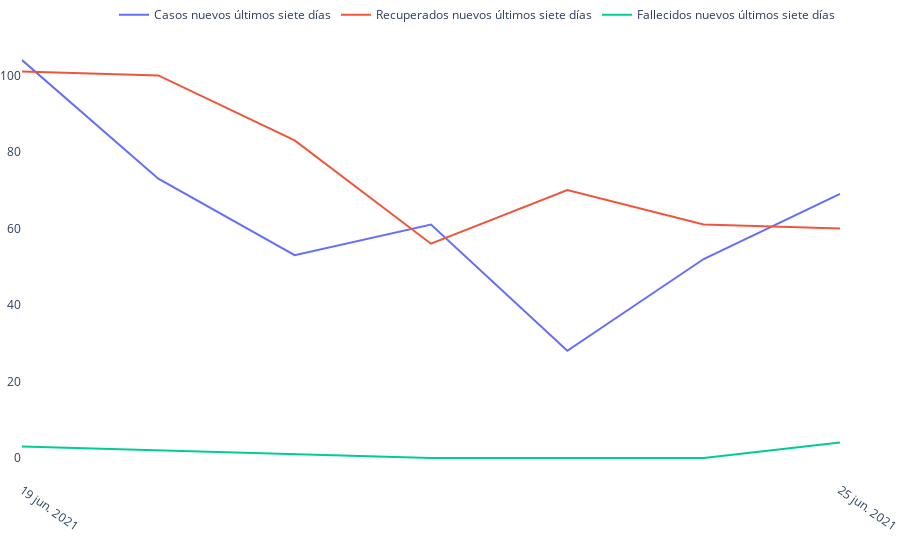
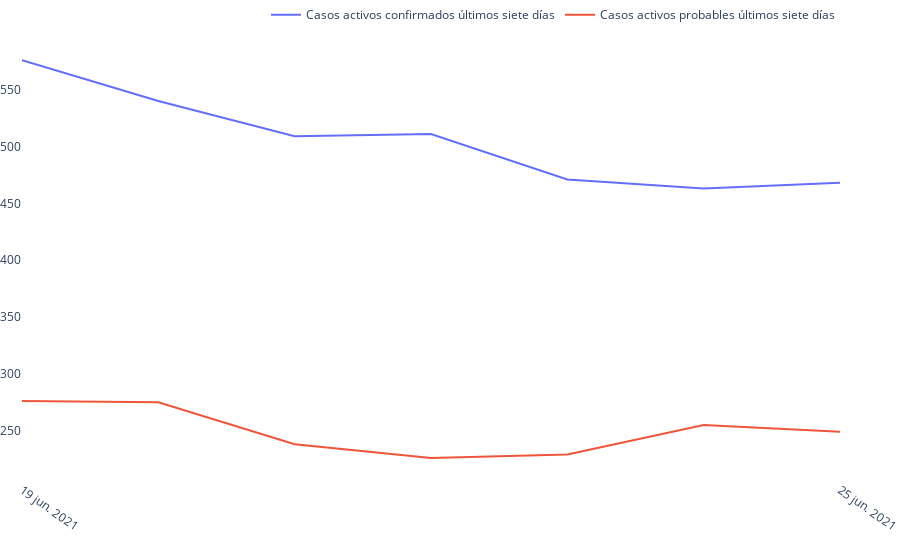
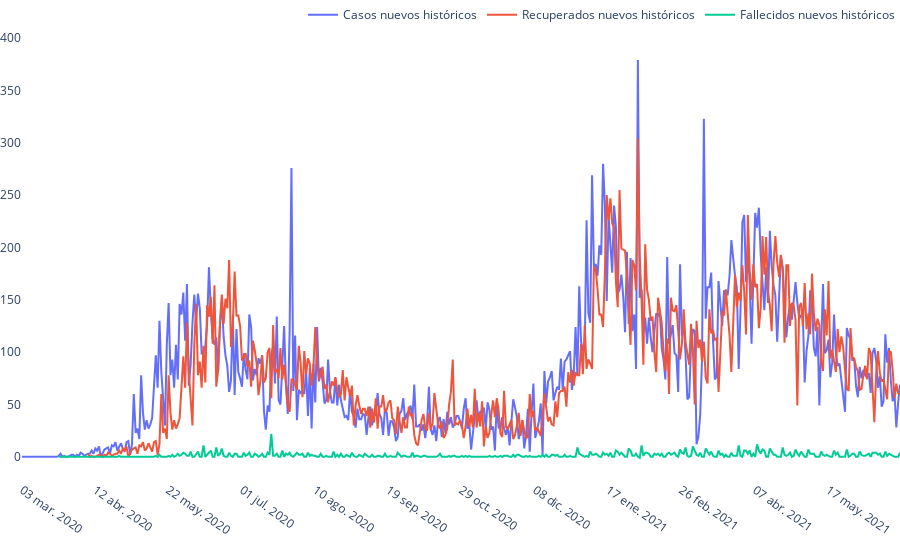
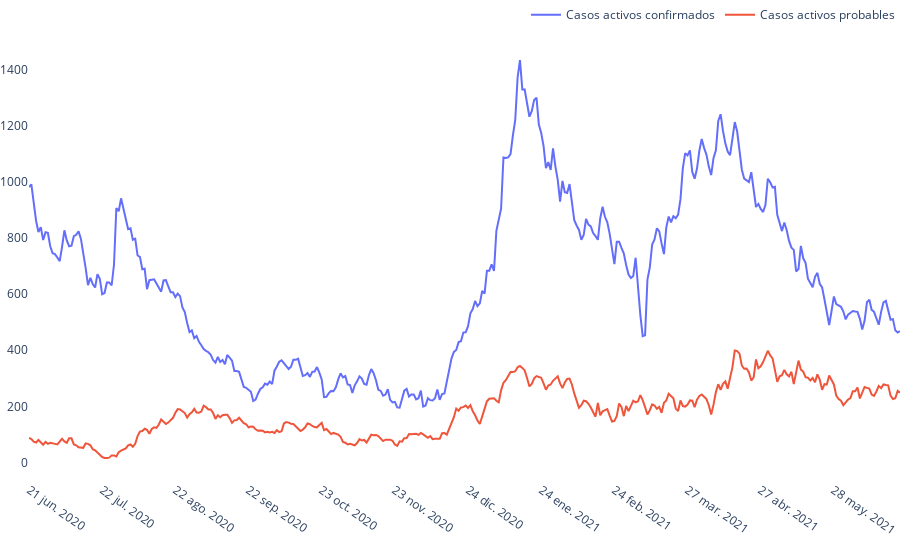

The notebook cell these images were saved under, in order:
### Markdown cell above
### Automatizando salida de gráficos

A continuación, se desarrolla un código que recorre cada uno de los archivos .CSV que generamos en el primer notebook, del cual, realiza una "especie" de resumen de los estadísticos, visualiza los datos en un gráfico en Plot.ly y culmina con información adicional sobre:

- Descarga de los datos (solo funciona al presionar desde el libro publicado, no desde el notebook).

- La fecha de inicio y fin del gráfico.

### Code cell
x = 0
### Título y otras cosas
display(Markdown('<h2 style="font-size:60px;">REPORTE DIARIO</h2>'))
display(Markdown('<h3 style="font-size:20px;">Región de Tarapacá, {}</h3>'.format(data[0].last_valid_index().strftime('%d de %B de %Y'))))

### Recorremos el vector que almacena los DataFrames, uno a uno
for dataframe in data:
    
    ### Para guardar el número del gráfico (un poco ordinario el método, lo sé)
    
    x += 1
    
    ### Definimos una nueva figura
    
    fig = go.Figure(layout=layout)
    
    ### Algunos datos y título
    
    display(Markdown('<h3> Gráfico {}</h3>'.format(x)))
    display(Markdown('El gráfico contiene las siguientes **columnas**: '))
    
    ### Recorremos cada una de las columnas del DataFrame anterior
    
    for col in dataframe.columns:
        
        ### Vector de fechas desde primer y último dato válido por cada columna
        
        index = dataframe[col].first_valid_index()
        index_ = dataframe[col].last_valid_index()
            
        ### DataFrame según filtro de primer dato válido
        
        _df = dataframe[index:]
            
        ### Índice de DataFrame según filtro anterior
            
        fecha = dataframe[index:].index
    
        ### Columna específica
        
        _col = dataframe[index:][col]
        
        ### Añadimos un trazado por cada columna, conectamos los valores para no tener discontinuidad y
        ### suavizamos por interpolación spline
        
        fig.add_trace(go.Scatter(x=_df.index.strftime('%d %b %Y'),
                                 y=_col,
                    mode='lines',
                    name=col,
                    connectgaps=True,
                    line_shape='linear',
                    hovertemplate =
                    '<b>{}</b>: '.format(col) + '%{y:.2f}'+'<br><b>Fecha</b>: %{x}<br>' + "<extra></extra>"))
        
        ### Para colocar en 35° las etiquetas del eje X, con el número de etiquetas proporcional al número de meses
        ### desde el primer dato válido
        
        fig.update_layout(xaxis = go.layout.XAxis(tickangle = 35,
                                                  nticks=len(_df.index.month.unique())))
        ### Más datos
        
        display(Markdown(' - <b>{}</b>.'.format(col)))
        display(Markdown("""El mayor valor es de **{}**, registrado el {}. 
        Asimismo, la mediana es de **{}**.
        Respecto a la dispersión de los datos, la desviación estándar es del **{}**. """
                         .format(dataframe[col].max(), dataframe[dataframe[col] == dataframe[col].max()].index[0].strftime('%d de %B de %Y'),
                                 round(dataframe[col].median(), 2), round(dataframe[col].std(), 2))))
        display(Markdown('> El valor en base al último reporte diario o epidemiológico ({}) es de **{}**.'.format(dataframe[index_:].index[0].strftime('%d de %B de %Y'), dataframe[col][index_])))
    
    ### Mostramos la figura procesada en el ciclo anterior y otros datos. Añadimos espaciado
    display(Markdown('<h4>Visualización del gráfico {}</h4> <br> El gráfico, visualizado en <a href="https://plotly.com/python/">Plot.ly</a>: <br>'.format(x)))
    fig.show(config=config)
    
    ### Exportamos el gráfico a HTML
    fig.write_html("..//..//out//site//graph//data{}.html".format(x), config=config)
    
    
    display(Markdown("""> **Notas**: 
    <br> - El gráfico **inicia en el {}** y **termina el {}** en base a los datos disponibles.
    <br> - Para aislar una curva, presionar en el nombre o color en la leyenda. 
    <br> - Para remover una curva, seguir instrucción anterior, con la diferencia de presionar dos veces.""".format(\
                    _df.index[0].strftime('%d de %B de %Y'),
                    dataframe[index_:].index[0].strftime('%d de %B de %Y'))))
    display(Markdown('<h4>Información adicional sobre el gráfico {}</h4> <br>'.format(x)))
    display(Markdown(
    """<br>El **gráfico {}** utilizó los datos procesados en <a href="https://raw.githubusercontent.com/pandemiaventana/pandemiaventana/main/out/site/csv/data{}.csv">data{}.csv</a>.
    La tabla de datos resumida:""".format(x, x, x, x)))
    display(dataframe)

### Figure 1 — Plotly figure (JSON) as saved in the notebook; plotly's stock layout.template omitted (floating-point values rounded to 4 significant figures)
{"data": [{"connectgaps": true, "hovertemplate": "<b>Casos nuevos últimos siete días</b>: %{y:.2f}<br><b>Fecha</b>: %{x}<br><extra></extra>", "line": {"shape": "linear"}, "mode": "lines", "name": "Casos nuevos últimos siete días", "type": "scatter", "x": ["19 jun. 2021", "20 jun. 2021", "21 jun. 2021", "22 jun. 2021", "23 jun. 2021", "24 jun. 2021", "25 jun. 2021"], "y": [104, 73, 53, 61, 28, 52, 69]}, {"connectgaps": true, "hovertemplate": "<b>Recuperados nuevos últimos siete días</b>: %{y:.2f}<br><b>Fecha</b>: %{x}<br><extra></extra>", "line": {"shape": "linear"}, "mode": "lines", "name": "Recuperados nuevos últimos siete días", "type": "scatter", "x": ["19 jun. 2021", "20 jun. 2021", "21 jun. 2021", "22 jun. 2021", "23 jun. 2021", "24 jun. 2021", "25 jun. 2021"], "y": [101, 100, 83, 56, 70, 61, 60]}, {"connectgaps": true, "hovertemplate": "<b>Fallecidos nuevos últimos siete días</b>: %{y:.2f}<br><b>Fecha</b>: %{x}<br><extra></extra>", "line": {"shape": "linear"}, "mode": "lines", "name": "Fallecidos nuevos últimos siete días", "type": "scatter", "x": ["19 jun. 2021", "20 jun. 2021", "21 jun. 2021", "22 jun. 2021", "23 jun. 2021", "24 jun. 2021", "25 jun. 2021"], "y": [3, 2, 1, 0, 0, 0, 4]}], "layout": {"autosize": true, "dragmode": false, "legend": {"itemclick": "toggleothers", "itemdoubleclick": "toggle", "orientation": "h", "x": 1, "xanchor": "right", "y": 1.02, "yanchor": "bottom"}, "margin": {"autoexpand": true, "l": 0, "r": 0, "t": 0}, "paper_bgcolor": "rgba(0,0,0,0)", "plot_bgcolor": "rgba(0,0,0,0)", "showlegend": true, "xaxis": {"nticks": 1, "tickangle": 35}, "yaxis": {"showgrid": true, "showticklabels": true}}}

### Figure 2 — Plotly figure (JSON) as saved in the notebook; plotly's stock layout.template omitted (floating-point values rounded to 4 significant figures)
{"data": [{"connectgaps": true, "hovertemplate": "<b>Casos activos confirmados últimos siete días</b>: %{y:.2f}<br><b>Fecha</b>: %{x}<br><extra></extra>", "line": {"shape": "linear"}, "mode": "lines", "name": "Casos activos confirmados últimos siete días", "type": "scatter", "x": ["19 jun. 2021", "20 jun. 2021", "21 jun. 2021", "22 jun. 2021", "23 jun. 2021", "24 jun. 2021", "25 jun. 2021"], "y": [576, 540, 509, 511, 471, 463, 468]}, {"connectgaps": true, "hovertemplate": "<b>Casos activos probables últimos siete días</b>: %{y:.2f}<br><b>Fecha</b>: %{x}<br><extra></extra>", "line": {"shape": "linear"}, "mode": "lines", "name": "Casos activos probables últimos siete días", "type": "scatter", "x": ["19 jun. 2021", "20 jun. 2021", "21 jun. 2021", "22 jun. 2021", "23 jun. 2021", "24 jun. 2021", "25 jun. 2021"], "y": [276, 275, 238, 226, 229, 255, 249]}], "layout": {"autosize": true, "dragmode": false, "legend": {"itemclick": "toggleothers", "itemdoubleclick": "toggle", "orientation": "h", "x": 1, "xanchor": "right", "y": 1.02, "yanchor": "bottom"}, "margin": {"autoexpand": true, "l": 0, "r": 0, "t": 0}, "paper_bgcolor": "rgba(0,0,0,0)", "plot_bgcolor": "rgba(0,0,0,0)", "showlegend": true, "xaxis": {"nticks": 1, "tickangle": 35}, "yaxis": {"showgrid": true, "showticklabels": true}}}

### Figure 3 — Plotly figure (JSON) as saved in the notebook; plotly's stock layout.template omitted (floating-point values rounded to 4 significant figures; data arrays with more than 128 entries replaced by an {"elided": "..."} marker saying what was removed)
{"data": [{"connectgaps": true, "hovertemplate": "<b>Casos nuevos históricos</b>: %{y:.2f}<br><b>Fecha</b>: %{x}<br><extra></extra>", "line": {"shape": "linear"}, "mode": "lines", "name": "Casos nuevos históricos", "type": "scatter", "x": {"elided": "480 str values"}, "y": {"elided": "480 int values"}}, {"connectgaps": true, "hovertemplate": "<b>Recuperados nuevos históricos</b>: %{y:.2f}<br><b>Fecha</b>: %{x}<br><extra></extra>", "line": {"shape": "linear"}, "mode": "lines", "name": "Recuperados nuevos históricos", "type": "scatter", "x": {"elided": "444 str values"}, "y": {"elided": "444 int values"}}, {"connectgaps": true, "hovertemplate": "<b>Fallecidos nuevos históricos</b>: %{y:.2f}<br><b>Fecha</b>: %{x}<br><extra></extra>", "line": {"shape": "linear"}, "mode": "lines", "name": "Fallecidos nuevos históricos", "type": "scatter", "x": {"elided": "460 str values"}, "y": {"elided": "460 int values"}}], "layout": {"autosize": true, "dragmode": false, "legend": {"itemclick": "toggleothers", "itemdoubleclick": "toggle", "orientation": "h", "x": 1, "xanchor": "right", "y": 1.02, "yanchor": "bottom"}, "margin": {"autoexpand": true, "l": 0, "r": 0, "t": 0}, "paper_bgcolor": "rgba(0,0,0,0)", "plot_bgcolor": "rgba(0,0,0,0)", "showlegend": true, "xaxis": {"nticks": 12, "tickangle": 35}, "yaxis": {"showgrid": true, "showticklabels": true}}}

### Figure 4 — Plotly figure (JSON) as saved in the notebook; plotly's stock layout.template omitted (floating-point values rounded to 4 significant figures; data arrays with more than 128 entries replaced by an {"elided": "..."} marker saying what was removed)
{"data": [{"connectgaps": true, "hovertemplate": "<b>Casos activos confirmados</b>: %{y:.2f}<br><b>Fecha</b>: %{x}<br><extra></extra>", "line": {"shape": "linear"}, "mode": "lines", "name": "Casos activos confirmados", "type": "scatter", "x": {"elided": "370 str values"}, "y": {"elided": "370 int values"}}, {"connectgaps": true, "hovertemplate": "<b>Casos activos probables</b>: %{y:.2f}<br><b>Fecha</b>: %{x}<br><extra></extra>", "line": {"shape": "linear"}, "mode": "lines", "name": "Casos activos probables", "type": "scatter", "x": {"elided": "370 str values"}, "y": {"elided": "370 int values"}}], "layout": {"autosize": true, "dragmode": false, "legend": {"itemclick": "toggleothers", "itemdoubleclick": "toggle", "orientation": "h", "x": 1, "xanchor": "right", "y": 1.02, "yanchor": "bottom"}, "margin": {"autoexpand": true, "l": 0, "r": 0, "t": 0}, "paper_bgcolor": "rgba(0,0,0,0)", "plot_bgcolor": "rgba(0,0,0,0)", "showlegend": true, "xaxis": {"nticks": 12, "tickangle": 35}, "yaxis": {"showgrid": true, "showticklabels": true}}}
